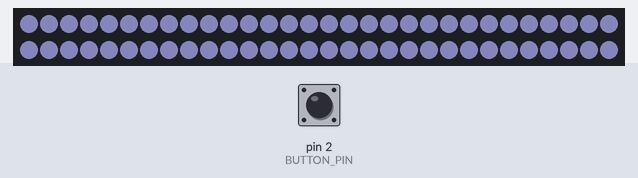
This sketch was run on a simulated Arduino Uno, built with avr-gcc and run on an emulated ATmega328P. On the bench: 60 RGB LEDs in strip order, left to right, continuing on the next row. Inputs (shaded band) come from the test bench; at power-on: pin 2 (BUTTON_PIN) HIGH. Dim RGB values are drawn brighter than linear.

Above: at 1.2 s.
1.3 s: pin 2 (BUTTON_PIN) pulled LOW for 0.15 s
At 1.8 s:
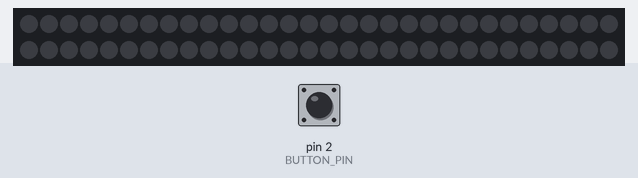
2.9 s: pin 2 (BUTTON_PIN) pulled LOW for 1 s
At 3.2 s:
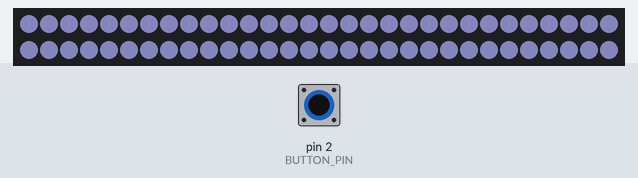
5.4 s: pin 2 (BUTTON_PIN) pulled LOW for 3.2 s
At 5.7 s:
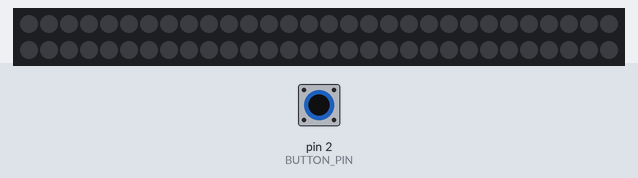
Timing chart, 0 to 8.4 s (numbered marks = the images above; inputs shaded):
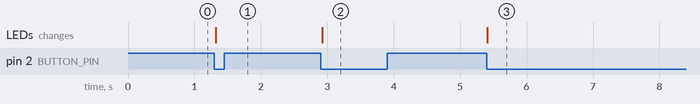

The sketch:

code_4.ino
```cpp
#include <FastLED.h>

#define LED_PIN     3
#define NUM_LEDS    60
#define BRIGHTNESS  80
#define LED_TYPE    WS2812B
#define COLOR_ORDER GRB

#define BUTTON_PIN  2

CRGB leds[NUM_LEDS];
bool ledOn = true;

void setup() {
  FastLED.addLeds<LED_TYPE, LED_PIN, COLOR_ORDER>(leds, NUM_LEDS);
  FastLED.setBrightness(BRIGHTNESS);

  pinMode(BUTTON_PIN, INPUT_PULLUP); // button setup

  // start with LEDs ON
  for (int i = 0; i < NUM_LEDS; i++) {
    leds[i] = CRGB(180, 180, 255); // cloud color
  }
  FastLED.show();
}

void loop() {
  static bool lastButtonState = HIGH;
  bool currentButtonState = digitalRead(BUTTON_PIN);


  if (lastButtonState == HIGH && currentButtonState == LOW) {
    ledOn = !ledOn;
  }

  lastButtonState = currentButtonState;

  if (ledOn) {
    for (int i = 0; i < NUM_LEDS; i++) {
      leds[i] = CRGB(180, 180, 255);
    }
  } else {
    for (int i = 0; i < NUM_LEDS; i++) {
      leds[i] = CRGB::Black;
    }
  }

  FastLED.show();
  delay(20);
}
```

Measured:
- after the input at 1.3 s, the LEDs: change at once (image 1)
- after the input at 2.9 s, the LEDs: change at once (image 2)
- after the input at 5.4 s, the LEDs: change at once (image 3)
